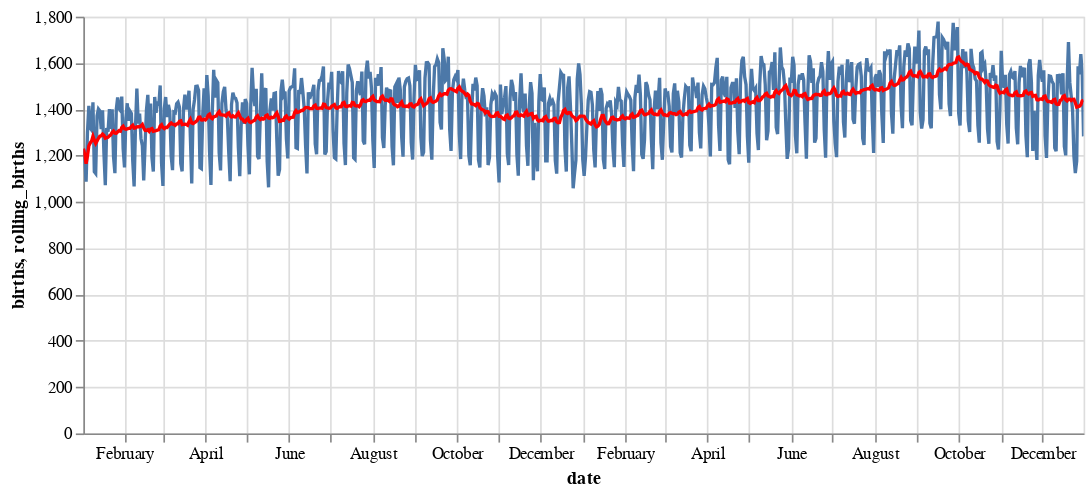

Notebook code cell kept with this figure:
### Code cell
p1 = (alt.Chart(plot_df)
     .mark_line()
     .encode(x='date', y='births')
     .properties(width=600, height=250)
     .interactive())

p2 = (alt.Chart(plot_df)
     .mark_line(color='red')
     .encode(x='date', y='rolling_births')
     .properties(width=600, height=250)
     .interactive())

p1 + p2

### Figure 1 — Vega-Lite specification as saved in the notebook (floating-point values rounded to 4 significant figures; data arrays with more than 128 entries replaced by an {"elided": "..."} marker saying what was removed)
{"config": {"view": {"continuousWidth": 400, "continuousHeight": 300}}, "layer": [{"mark": "line", "encoding": {"x": {"type": "temporal", "field": "date"}, "y": {"type": "quantitative", "field": "births"}}, "height": 250, "selection": {"selector004": {"type": "interval", "bind": "scales", "encodings": ["x", "y"]}}, "width": 600}, {"mark": {"type": "line", "color": "red"}, "encoding": {"x": {"type": "temporal", "field": "date"}, "y": {"type": "quantitative", "field": "rolling_births"}}, "height": 250, "selection": {"selector005": {"type": "interval", "bind": "scales", "encodings": ["x", "y"]}}, "width": 600}], "data": {"name": "data-2cab7bd86dc837dab34246fe6ecb0855"}, "$schema": "https://vega.github.io/schema/vega-lite/v4.8.1.json", "datasets": {"data-2cab7bd86dc837dab34246fe6ecb0855": {"elided": "730 records"}}}
